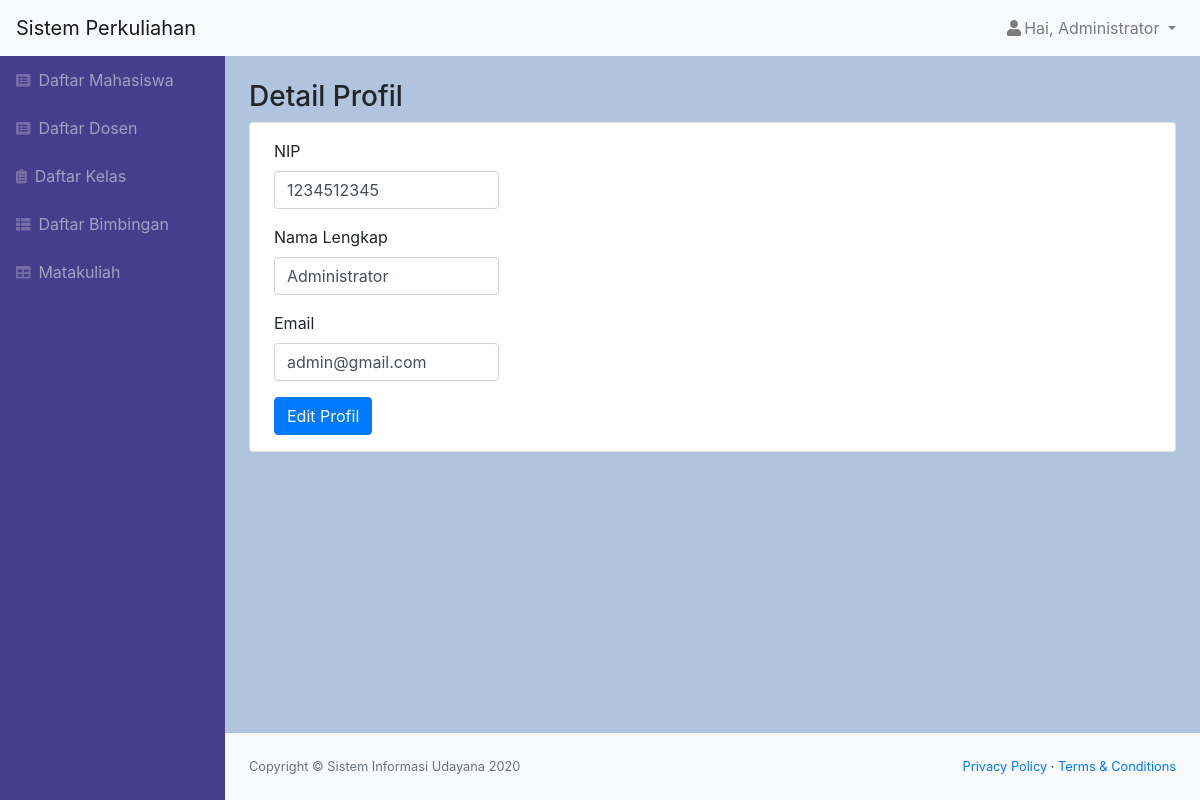
/profil_admin.php (signed in), run on the app's committed database.
### tables this page shows
CREATE TABLE `adminsimak` (
  `id_admin` int(11) NOT NULL,
  `role` char(1) NOT NULL,
  `nip` char(10) NOT NULL,
  `nama` varchar(50) NOT NULL,
  `email` varchar(50) NOT NULL,
  `alamat` varchar(50) NOT NULL,
  `tgl_lahir` date NOT NULL,
  `password` varchar(300) NOT NULL
);

### profil_admin.php (the view, shortened to what this page needs)
<?php
    include "function.php";
    $nama = $_SESSION['nama'];
    $role = $_SESSION['role'];
    $id = $_SESSION['id'];
    $queryUser = mysqli_query($koneksi, "SELECT * FROM adminsimak WHERE id_admin = '$id'");
    $user = mysqli_fetch_assoc($queryUser);
?>
<!DOCTYPE html>
<html lang="en">
    <head>
        <link href="css/styles.css" rel="stylesheet" />
        <link href="https://cdn.datatables.net/1.10.20/css/dataTables.bootstrap4.min.css" rel="stylesheet" />
    </head>
    <body class="sb-nav-fixed">
        <nav class="sb-topnav navbar navbar-expand navbar-light bg-light">
            <a class="navbar-brand" href="index.html">Sistem Perkuliahan</a>
            <ul class="navbar-nav ml-auto">
                <li class="nav-item dropdown">
                    <a class="nav-link dropdown-toggle" id="userDropdown" href="#" role="button" data-toggle="dropdown" aria-haspopup="true" aria-expanded="false"><i class="fas fa-user fa-fw"></i>Hai, <?= $nama; ?> </a>
                </li>
            </ul>
        </nav>
        <div id="layoutSidenav">
            <div id="layoutSidenav_nav">
                <nav class="sb-sidenav accordion sb-sidenav-dark" id="sidenavAccordion">
                    <div class="sb-sidenav-menu">
                        <div class="nav">
                            <a class="nav-link" href="mahasiswa.php"
                                ><div class="sb-nav-link-icon"><i class="fas fa-list-alt"></i></div>
                                Daftar Mahasiswa</a
                            >
                            <a class="nav-link" href="dosen.php"
                                ><div class="sb-nav-link-icon"><i class="fas fa-list-alt"></i></div>
                                Daftar Dosen</a
                            >
                            <a class="nav-link" href="kelas.php"
                                ><div class="sb-nav-link-icon"><i class="fas fa-clipboard-list"></i></div>
                                Daftar Kelas</a
                            >
                            <a class="nav-link" href="bimbingan.php"
                                ><div class="sb-nav-link-icon"><i class="fas fa-th-list"></i></div>
                                Daftar Bimbingan</a
                            >
                            <?php if($role == "0") { ?>
                            <a class="nav-link" href="matakuliah.php"
                                ><div class="sb-nav-link-icon"><i class="fas fa-table"></i></div>
                                Matakuliah</a>
                            <?php } ?>
                        </div>
                    </div>
                </nav>
            </div>
            <div id="layoutSidenav_content">
                <main>
                    <div class="container-fluid">
                        <h3 class="mt-4">Detail Profil</h3>
                        <div class="card mb-4">
                            <form action="function.php?act=editAdmin&id_admin=<?= $user['id_admin']; ?>" id="edit" method="POST" >
                                <div class="form-group ml-4 py-3 mb-0">
                                    <label for="nip">NIP</label>
                                    <input type="text" class="form-control col-sm-3" id="nip" name="nip" value="<?= $user['nip']; ?>" >
                                </div>
                                <div class="form-group ml-4">
                                    <label for="nama">Nama Lengkap</label>
                                    <input type="text" class="form-control col-sm-3" id="nama" name="nama" value="<?= $user['nama']; ?>">
                                </div>
                                <div class="form-group ml-4">
                                    <label for="email">Email</label>
                                    <input type="text" class="form-control col-sm-3" id="email" name="email" value="<?= $user['email']; ?>">
                                </div>
                                <input type="submit" name="edit_btn" id="edit" class="btn btn-primary ml-4 mb-3" value="Edit Profil">
                            </form>
                        </div>
                    </div>
                </main>
                <footer class="py-4 bg-light mt-auto">
                    <div class="container-fluid">
                        <div class="d-flex align-items-center justify-content-between small">
                            <div class="text-muted">Copyright &copy; Sistem Informasi Udayana 2020</div>
                            <div>
                                <a href="#">Privacy Policy</a>
                                &middot;
                                <a href="#">Terms &amp; Conditions</a>
                            </div>
                        </div>
                    </div>
                </footer>
            </div>
        </div>
    </body>
</html>

### data on the page
adminsimak: nip "1234512345", nama "Administrator", email "admin@gmail.com"

### other printed values
$nama "Administrator"
